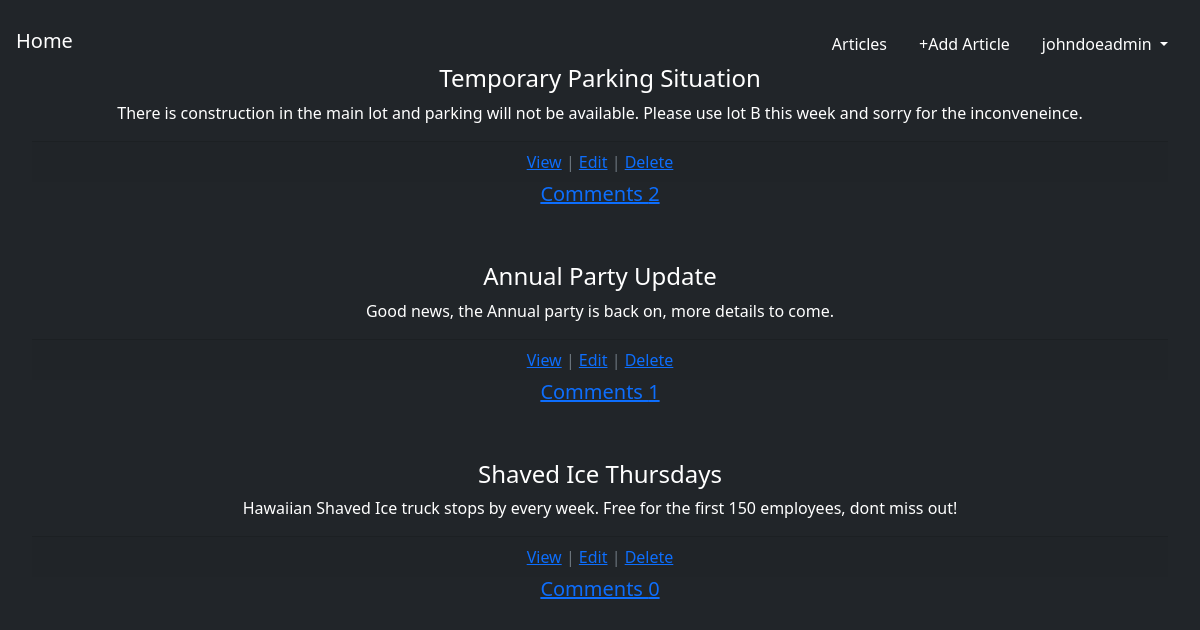
/articles/ (signed in), run on the app's committed database.
### accounts/models.py (models this page shows)
class CustomUser(AbstractUser):
    age = models.PositiveIntegerField(null=True, blank=True)

### articles/models.py (models this page shows, shortened)
class Article(models.Model):
    title = models.CharField(max_length=255)
    body = models.TextField()
    category = models.CharField(max_length=255, default=None)
    date = models.DateTimeField(auto_now_add=True)
    author = models.ForeignKey(
        get_user_model(),
        on_delete=models.CASCADE,
    )
    date_time = models.DateTimeField(auto_now_add=True)

class Comment(models.Model):
    article = models.ForeignKey(Article, on_delete=models.CASCADE, related_name="comments")
    comment = models.CharField(max_length=140)
    author = models.ForeignKey(get_user_model(), on_delete=models.CASCADE,)

### articles/views.py (the view)
# urls.py: path('', ArticleListView.as_view(), name= 'article_list'),
class ArticleListView(ListView):
    template_name = 'article_list.html'
    model = Article

### templates/article_list.html (shortened to what this page needs)
{% extends 'base.html' %}
{% block content %}
<div data-bs-spy="scroll" data-bs-target="#list-example" data-bs-offset="0" class="scrollspy-example" tabindex="0">
    {% for article in object_list %}
    <div class="card-dark">
    <h4 id="{{ article.title }}">{{ article.title }}</h4>
    <p>{{ article.body }}</p>
    <div class="card-footer text-center text-muted">
        <a href="{% url 'article_detail' article.pk %}">View</a> | <a href="{% url 'article_edit' article.pk %}">Edit</a> | <a href="{% url 'article_delete' article.pk %}">Delete</a>
    </div>
    <a href="{% url 'article_detail' article.pk %}"><h5>Comments {{ article.comments.all|length }}</h5></a>
    <br>
    <br>
    {% endfor %}
</div>
</div>
{% endblock content %}

### templates/base.html (shortened to what this page needs)
{% load static %}
<html class="h-100">
<head>
    <link href="https://cdn.jsdelivr.net/npm/bootstrap@5.0.1/dist/css/bootstrap.min.css" rel="stylesheet"
>
</head>
<body class="d-flex h-100 text-center text-white bg-dark">
    <div class="cover-container d-flex w-100 h-100 p-3 mx-auto flex-column text-white ">
        <header class="">
            <div>
                <h3><a class="text-white navbar-brand float-md-start mb-0" href="{% url 'home' %}">Home</a></h3>
                <nav class="nav nav-masthead justify-content-center float-md-end text-white ">
                    <a class="nav-link active text-white " href="{% url 'article_list' %}">Articles</a>
                    <a class="nav-link active text-white " href="{% url 'article_new' %}">+Add Article</a>
                    {% if user.is_authenticated %}
                    <a class="nav-link active dropdown-toggle text-white " href="#" id="navbarDropdownMenuLink" role="button"
                        data-bs-toggle="dropdown" aria-expanded="false">
                        {{ user.username }}
                    </a>
                    {% endif %}
                </nav>
            </div>
        </header>
        <main class="px-3">
            {% block content %}
            {% endblock content %}
        </main>
    </div>
</body>
</html>

### data on the page
CustomUser: username "johndoeadmin"
Article: title "Temporary Parking Situation", body "There is construction in the main lot and parking will not be available. Please use lot B this week and sorry for the inconveneince.", comments.all|length "2"
Article: title "Annual Party Update", body "Good news, the Annual party is back on, more details to come.", comments.all|length "1"
Article: title "Shaved Ice Thursdays", body "Hawaiian Shaved Ice truck stops by every week. Free for the first 150 employees, dont miss out!", comments.all|length "0"
